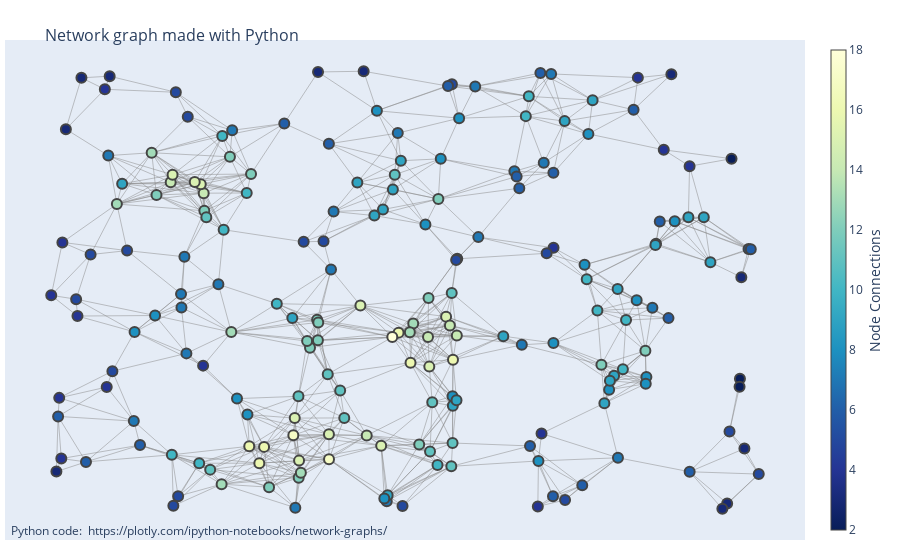

The cell this chart's notebook holds for it:
### Markdown cell above
Test output of the plotly visualization below

### Code cell
G = networkx.random_geometric_graph(200, 0.125)
edge_x = []
edge_y = []
for edge in G.edges():
    x0, y0 = G.nodes[edge[0]]['pos']
    x1, y1 = G.nodes[edge[1]]['pos']
    edge_x.append(x0)
    edge_x.append(x1)
    edge_x.append(None)
    edge_y.append(y0)
    edge_y.append(y1)
    edge_y.append(None)

edge_trace = go.Scatter(
    x=edge_x, y=edge_y,
    line=dict(width=0.5, color='#888'),
    hoverinfo='none',
    mode='lines')

node_x = []
node_y = []
for node in G.nodes():
    x, y = G.nodes[node]['pos']
    node_x.append(x)
    node_y.append(y)

node_trace = go.Scatter(
    x=node_x, y=node_y,
    mode='markers',
    hoverinfo='text',
    marker=dict(
        showscale=True,
        # colorscale options
        #'Greys' | 'YlGnBu' | 'Greens' | 'YlOrRd' | 'Bluered' | 'RdBu' |
        #'Reds' | 'Blues' | 'Picnic' | 'Rainbow' | 'Portland' | 'Jet' |
        #'Hot' | 'Blackbody' | 'Earth' | 'Electric' | 'Viridis' |
        colorscale='YlGnBu',
        reversescale=True,
        color=[],
        size=10,
        colorbar=dict(
            thickness=15,
            title='Node Connections',
            xanchor='left',
            titleside='right'
        ),
        line_width=2))

node_adjacencies = []
node_text = []
for node, adjacencies in enumerate(G.adjacency()):
    node_adjacencies.append(len(adjacencies[1]))
    node_text.append('# of connections: '+str(len(adjacencies[1])))

node_trace.marker.color = node_adjacencies
node_trace.text = node_text

fig = go.Figure(data=[edge_trace, node_trace],
             layout=go.Layout(
                title='<br>Network graph made with Python',
                titlefont_size=16,
                showlegend=False,
                hovermode='closest',
                margin=dict(b=20,l=5,r=5,t=40),
                annotations=[ dict(
                    text="Python code: <a href='https://plotly.com/ipython-notebooks/network-graphs/'> https://plotly.com/ipython-notebooks/network-graphs/</a>",
                    showarrow=False,
                    xref="paper", yref="paper",
                    x=0.005, y=-0.002 ) ],
                xaxis=dict(showgrid=False, zeroline=False, showticklabels=False),
                yaxis=dict(showgrid=False, zeroline=False, showticklabels=False))
                )
fig.show()

### Figure 1 — Plotly figure (JSON) as saved in the notebook; plotly's stock layout.template omitted (floating-point values rounded to 4 significant figures; data arrays with more than 128 entries replaced by an {"elided": "..."} marker saying what was removed)
{"data": [{"hoverinfo": "none", "line": {"color": "#888", "width": 0.5}, "mode": "lines", "type": "scatter", "x": {"elided": "2586 float values"}, "y": {"elided": "2586 float values"}}, {"hoverinfo": "text", "marker": {"color": {"elided": "200 int values"}, "colorbar": {"thickness": 15, "title": {"side": "right", "text": "Node Connections"}, "xanchor": "left"}, "colorscale": [[0, "rgb(255,255,217)"], [0.125, "rgb(237,248,177)"], [0.25, "rgb(199,233,180)"], [0.375, "rgb(127,205,187)"], [0.5, "rgb(65,182,196)"], [0.625, "rgb(29,145,192)"], [0.75, "rgb(34,94,168)"], [0.875, "rgb(37,52,148)"], [1, "rgb(8,29,88)"]], "line": {"width": 2}, "reversescale": true, "showscale": true, "size": 10}, "mode": "markers", "text": {"elided": "200 str values"}, "type": "scatter", "x": {"elided": "200 float values"}, "y": {"elided": "200 float values"}}], "layout": {"annotations": [{"showarrow": false, "text": "Python code: <a href='https://plotly.com/ipython-notebooks/network-graphs/'> https://plotly.com/ipython-notebooks/network-graphs/</a>", "x": 0.005, "xref": "paper", "y": -0.002, "yref": "paper"}], "hovermode": "closest", "margin": {"b": 20, "l": 5, "r": 5, "t": 40}, "showlegend": false, "title": {"font": {"size": 16}, "text": "<br>Network graph made with Python"}, "xaxis": {"showgrid": false, "showticklabels": false, "zeroline": false}, "yaxis": {"showgrid": false, "showticklabels": false, "zeroline": false}}}
